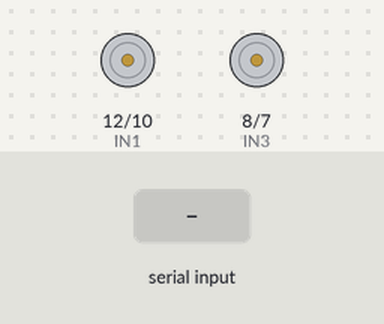
Recording of a sketch running on a simulated Arduino Uno, built with avr-gcc and run on an emulated ATmega328P. On the bench: motor-driver pin pairs drawn as motors (green arrow = first pin HIGH = forward, orange = second pin HIGH = backward, longer = more drive, scaled by the enable pin). The inputs (shaded band) are chosen by the test bench. What the sketch prints to the serial monitor is not drawn.

Above: at 1.2 s.
1.3 s: "90,45\n" received over Serial
At 1.7 s:
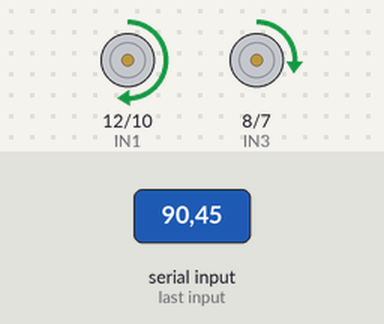
3.3 s: "30,150\n" received over Serial
At 3.6 s:
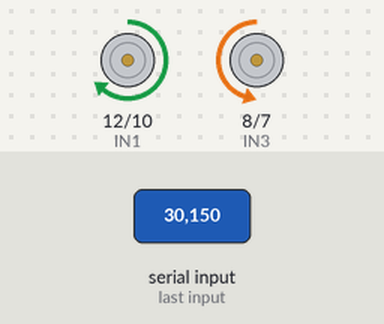
5.3 s: "1,90\n" received over Serial
At 6.7 s:
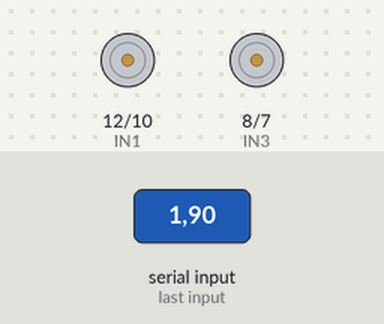
Timing chart, 0 to 8.3 s (numbered marks = the images above; inputs shaded):
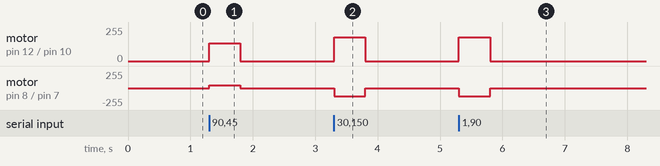

The sketch:

pad.ino.ino
```cpp
// =====================================================
// CARRITO CONTROLADO POR XBOX MEDIANTE PUERTO SERIAL
// Formato recibido:
// velocidad,giro
//
// Ejemplos:
// 255,0     avanzar
// -255,0    retroceder
// 0,255     girar a la derecha
// 0,-255    girar a la izquierda
// 0,0       detenerse
// =====================================================

// Motor izquierdo
const int ENA = 11;
const int IN1 = 12;
const int IN2 = 10;

// Motor derecho
const int ENB = 9;
const int IN3 = 8;
const int IN4 = 7;

// Tiempo máximo sin recibir comandos antes de detenerse
const unsigned long TIMEOUT_CONTROL = 500;
unsigned long ultimoComando = 0;

// Variables recibidas
int velocidad = 0;
int giro = 0;

void setup() {
  Serial.begin(115200);
  Serial.setTimeout(20);

  pinMode(ENA, OUTPUT);
  pinMode(IN1, OUTPUT);
  pinMode(IN2, OUTPUT);

  pinMode(ENB, OUTPUT);
  pinMode(IN3, OUTPUT);
  pinMode(IN4, OUTPUT);

  detenerMotores();

  Serial.println("Carrito listo");
}

void loop() {
  recibirComandoSerial();

  // Seguridad: detenerse si se pierde la comunicación
  if (millis() - ultimoComando > TIMEOUT_CONTROL) {
    detenerMotores();
  }
}

// =====================================================
// RECIBIR "velocidad,giro"
// =====================================================
void recibirComandoSerial() {
  if (Serial.available() <= 0) {
    return;
  }

  String mensaje = Serial.readStringUntil('\n');
  mensaje.trim();

  int separador = mensaje.indexOf(',');

  if (separador == -1) {
    return;
  }

  String textoVelocidad = mensaje.substring(0, separador);
  String textoGiro = mensaje.substring(separador + 1);

  velocidad = constrain(textoVelocidad.toInt(), -255, 255);
  giro = constrain(textoGiro.toInt(), -255, 255);

  controlarCarrito(velocidad, giro);

  ultimoComando = millis();
}

// =====================================================
// CONTROL DIFERENCIAL
// =====================================================
void controlarCarrito(int avance, int rotacion) {
  int velocidadIzquierda = 0;
  int velocidadDerecha = 0;

  // Avanzar o retroceder mientras gira
  if (abs(avance) > 10) {
    velocidadIzquierda = avance + rotacion;
    velocidadDerecha = avance - rotacion;
  }
  else {
    // Giro sobre su propio eje:
    // una rueda avanza y la otra retrocede
    velocidadIzquierda = rotacion;
    velocidadDerecha = -rotacion;
  }

  // Normalizar para no superar el rango de PWM
  int maximo = max(
    abs(velocidadIzquierda),
    abs(velocidadDerecha)
  );

  if (maximo > 255) {
    velocidadIzquierda =
      (long)velocidadIzquierda * 255 / maximo;

    velocidadDerecha =
      (long)velocidadDerecha * 255 / maximo;
  }

  moverMotorIzquierdo(velocidadIzquierda);
  moverMotorDerecho(velocidadDerecha);
}

// =====================================================
// MOTOR IZQUIERDO
// =====================================================
void moverMotorIzquierdo(int pwm) {
  pwm = constrain(pwm, -255, 255);

  if (pwm > 0) {
    // Avanzar
    digitalWrite(IN1, HIGH);
    digitalWrite(IN2, LOW);
    analogWrite(ENA, pwm);
  }
  else if (pwm < 0) {
    // Retroceder
    digitalWrite(IN1, LOW);
    digitalWrite(IN2, HIGH);
    analogWrite(ENA, abs(pwm));
  }
  else {
    // Detener
    digitalWrite(IN1, LOW);
    digitalWrite(IN2, LOW);
    analogWrite(ENA, 0);
  }
}

// =====================================================
// MOTOR DERECHO
// =====================================================
void moverMotorDerecho(int pwm) {
  pwm = constrain(pwm, -255, 255);

  if (pwm > 0) {
    // Avanzar
    digitalWrite(IN3, HIGH);
    digitalWrite(IN4, LOW);
    analogWrite(ENB, pwm);
  }
  else if (pwm < 0) {
    // Retroceder
    digitalWrite(IN3, LOW);
    digitalWrite(IN4, HIGH);
    analogWrite(ENB, abs(pwm));
  }
  else {
    // Detener
    digitalWrite(IN3, LOW);
    digitalWrite(IN4, LOW);
    analogWrite(ENB, 0);
  }
}

// =====================================================
// DETENER TODOS LOS MOTORES
// =====================================================
void detenerMotores() {
  analogWrite(ENA, 0);
  analogWrite(ENB, 0);

  digitalWrite(IN1, LOW);
  digitalWrite(IN2, LOW);

  digitalWrite(IN3, LOW);
  digitalWrite(IN4, LOW);
}
```

Measured:
- after the input at 1.3 s, motor on pin 12 (IN1) / pin 10 (IN2): stopped → forward 135/255 at once, → stopped 0.50 s later; motor on pin 8 (IN3) / pin 7 (IN4): stopped → forward 45/255 at once, → stopped 0.50 s later
- after the input at 3.3 s, motor on pin 12 (IN1) / pin 10 (IN2): stopped → forward 180/255 at once, → stopped 0.50 s later; motor on pin 8 (IN3) / pin 7 (IN4): stopped → backward 120/255 at once, → stopped 0.50 s later
- after the input at 5.3 s, motor on pin 12 (IN1) / pin 10 (IN2): stopped → forward 180/255 at once, → stopped 0.50 s later; motor on pin 8 (IN3) / pin 7 (IN4): stopped → backward 120/255 at once, → stopped 0.50 s later
